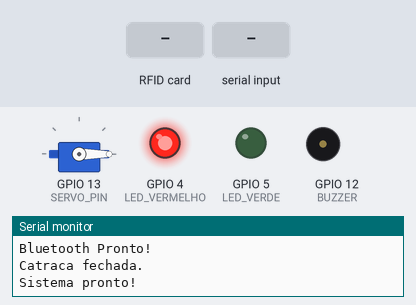
This sketch was run on a simulated ESP32. On the bench: servo, output pins drawn as LEDs (lit = HIGH), buzzer (waves = sounding), the last lines printed to the serial monitor. Dashed ring = blinking. Inputs (shaded band) come from the test bench. Nothing arrives over Bluetooth unless stated.

Above: at 1.2 s.
1.3 s: RFID card 5E 7A 19 C4 held to the reader
At 1.39 s:
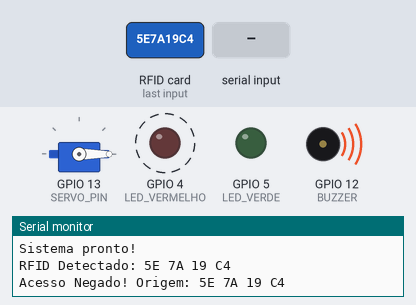
4.3 s: "ABRIR\n" received over the second serial link
At 5.6 s:
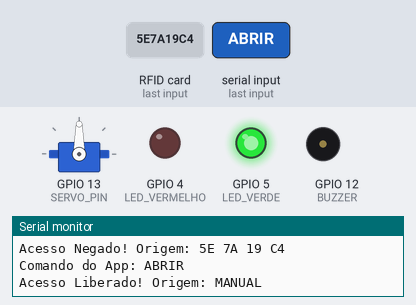
Timing chart, 0 to 10.8 s (numbered marks = the images above; inputs shaded):
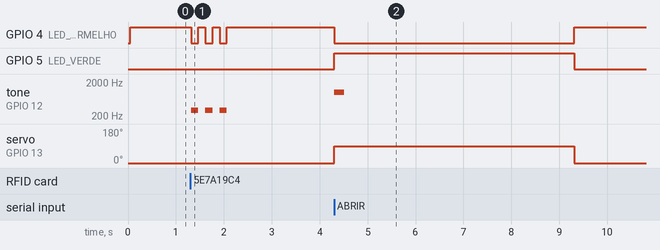

The sketch:

catraca_esp32_atualizado.ino
```cpp
#include <SPI.h>
#include <MFRC522.h>
#include <ESP32Servo.h>
#include "BluetoothSerial.h"
#if !defined(CONFIG_BT_ENABLED) || !defined(CONFIG_BLUEDROID_ENABLED)
#error Bluetooth is not enabled!
#endif
BluetoothSerial SerialBT;

// Definições de Pinos
#define SS_PIN    21
#define RST_PIN   22
#define SERVO_PIN 13
#define LED_VERMELHO 4
#define LED_VERDE    5
#define BUZZER       12

MFRC522 rfid(SS_PIN, RST_PIN);
Servo catraca;

// TAGS cadastradas
String tag1 = "C7 3D F2 06";
String tag2 = "8B E6 64 06";

// Estado do estacionamento (controlado pelo App Inventor)
bool estacionamentoLotado = false;

void setup() {
  Serial.begin(115200);

  SerialBT.begin("Catraca_ESP32");
  Serial.println("Bluetooth Pronto!");

  SPI.begin();
  rfid.PCD_Init();

  ESP32PWM::allocateTimer(0);
  catraca.setPeriodHertz(50);
  catraca.attach(SERVO_PIN, 500, 2400);

  pinMode(LED_VERMELHO, OUTPUT);
  pinMode(LED_VERDE, OUTPUT);
  pinMode(BUZZER, OUTPUT);

  fecharCatraca();
  Serial.println("Sistema pronto!");
}

void loop() {
  // --- FORMA 1: COMANDOS DO APP INVENTOR (BLUETOOTH) ---
  if (SerialBT.available() > 0) {
    String comandoRecebido = SerialBT.readStringUntil('\n');
    comandoRecebido.trim();

    Serial.println("Comando do App: " + comandoRecebido);

    if (comandoRecebido == "ABRIR") {
      if (!estacionamentoLotado) {
        liberarAcesso("MANUAL");
      } else {
        estacionamentoCheio("MANUAL");
      }
    }
    else if (comandoRecebido == "LOTAR") {
      estacionamentoLotado = true;
      Serial.println("Estacionamento marcado como LOTADO.");
    }
    else if (comandoRecebido == "DESBLOQUEAR") {
      estacionamentoLotado = false;
      Serial.println("Estacionamento desbloqueado.");
    }
  }

  // --- FORMA 2: LEITURA DO RFID ---
  if (!rfid.PICC_IsNewCardPresent()) return;
  if (!rfid.PICC_ReadCardSerial()) return;

  String tagLida = "";
  for (byte i = 0; i < rfid.uid.size; i++) {
    tagLida.concat(String(rfid.uid.uidByte[i] < 0x10 ? "0" : ""));
    tagLida.concat(String(rfid.uid.uidByte[i], HEX));
    if (i < rfid.uid.size - 1) tagLida.concat(" ");
  }
  tagLida.toUpperCase();
  tagLida.trim();

  Serial.println("RFID Detectado: " + tagLida);

  if (estacionamentoLotado) {
    estacionamentoCheio(tagLida);
  }
  else if (tagLida == tag1 || tagLida == tag2) {
    liberarAcesso(tagLida);
  }
  else {
    acessoNegado(tagLida);
  }

  rfid.PICC_HaltA();
}

// FUNÇÕES

void liberarAcesso(String origem) {
  Serial.println("Acesso Liberado! Origem: " + origem);
  SerialBT.println("VAGA_OCUPADA:" + origem);

  digitalWrite(LED_VERMELHO, LOW);
  digitalWrite(LED_VERDE, HIGH);

  tone(BUZZER, 1000, 200);
  catraca.write(90);

  delay(5000);

  fecharCatraca();
}

void fecharCatraca() {
  catraca.write(0);
  digitalWrite(LED_VERDE, LOW);
  digitalWrite(LED_VERMELHO, HIGH);
  Serial.println("Catraca fechada.");
}

void acessoNegado(String origem) {
  Serial.println("Acesso Negado! Origem: " + origem);
  SerialBT.println("ERRO_CARTAO:" + origem);

  for (int i = 0; i < 3; i++) {
    digitalWrite(LED_VERMELHO, LOW);
    tone(BUZZER, 300, 150);
    delay(150);
    digitalWrite(LED_VERMELHO, HIGH);
    delay(150);
  }
}

void estacionamentoCheio(String origem) {
  Serial.println("Estacionamento Lotado! Origem: " + origem);
  SerialBT.println("ESTACIONAMENTO_LOTADO:" + origem);

  for (int i = 0; i < 2; i++) {
    digitalWrite(LED_VERDE, LOW);
    digitalWrite(LED_VERMELHO, HIGH);
    tone(BUZZER, 200, 300);
    delay(300);
  }
}
```

Measured:
- after the input at 1.3 s, GPIO 4 (LED_VERMELHO): alternates HIGH for 0.15 s and LOW for 0.15 s, 6 changes in all, then stays HIGH, starting at once; tone on GPIO 12 (BUZZER): alternates 300 Hz for 0.15 s and silent for 0.15 s, 6 changes in all, then stays silent, starting at once
- after the input at 4.3 s, GPIO 4 (LED_VERMELHO): HIGH → LOW at once, → HIGH 5.0 s later; GPIO 5 (LED_VERDE): LOW → HIGH at once, → LOW 5.0 s later; tone on GPIO 12 (BUZZER): silent → 1000 Hz at once, → silent 0.20 s later; servo on GPIO 13 (SERVO_PIN): 0° → 90° at once, → 0° 5.0 s later
